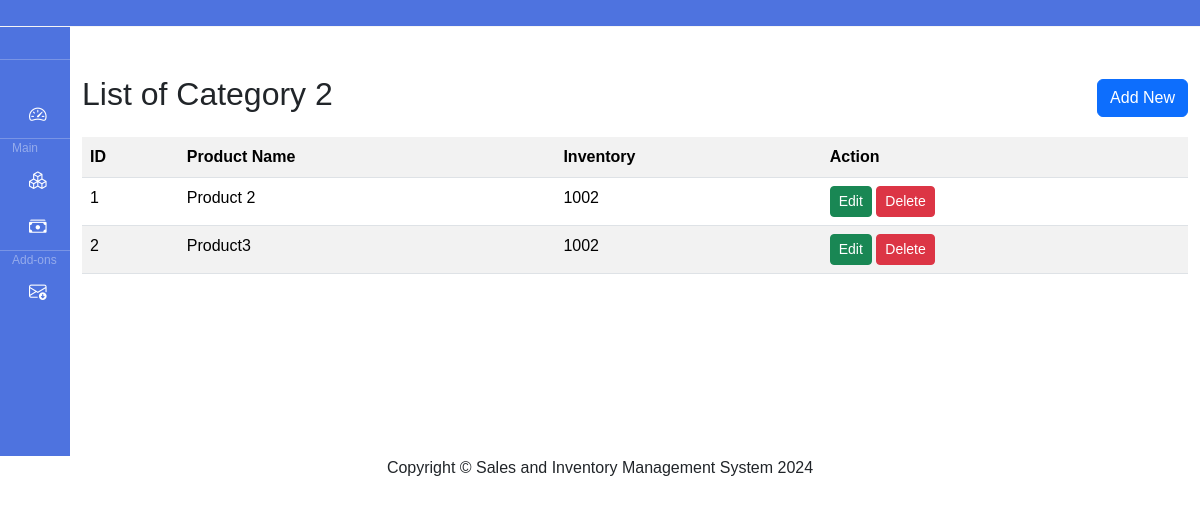
/List/list-of-tasks/public/category2s (signed in), run on the app's committed database.
### tables this page shows
CREATE TABLE `category2s` (
  `id` int(11) NOT NULL,
  `product_name` varchar(50) NOT NULL,
  `inventory` varchar(50) NOT NULL
);

### List/list-of-tasks/app/controllers/Category2s.php (called while the page is built, shortened)
<?php
class Category2s extends Controller
{
  public function index()
  {
    $user = new Category2();
    $data = $user->findAll();
    $this->view('category2s/index', [
      'category2s' => $data
    ]);
  }
}

### List/list-of-tasks/app/core/App.php (called while the page is built, shortened)
<?php
class App
{
  protected $method = 'index';
  public function __construct()
  {
    $url = $this->splitUrl();
    if (isset($url[0])) {
      if (file_exists('../app/controllers/' . ucfirst($url[0]) . '.php')) {
        unset($url[0]);
      } else {
        $this->controller = '_404';
      }
    }
    $this->controller = new $this->controller;
    $this->params = $url ? array_values($url) : [];
    call_user_func_array([$this->controller, $this->method], $this->params);
  }
  private function splitUrl()
  {
    if (isset($_GET['url'])) {
      $url = explode('/', trim($_GET['url'], '/'));
      return $url;
    }
  }
}

### List/list-of-tasks/public/index.php (called while the page is built, shortened)
<?php
$app = new App();

### List/list-of-tasks/app/core/Database.php (called while the page is built)
<?php
class Database
{
  public function connect()
  {
    $string = "mysql:host=" . DB_HOST . ";dbname=" . DB_NAME;
    $con = new PDO($string, DB_USER, DB_PASS);
    return $con;
  }
  public function query($query, $data = [])
  {
    $con = $this->connect();
    $stm = $con->prepare($query);
    $check = $stm->execute($data);
    if ($check) {
      $result = $stm->fetchAll(PDO::FETCH_OBJ);
      if (is_array($result) && count($result) > 0) {
        return $result;
      }
    }
    return false;
  }
}

### List/list-of-tasks/app/core/Model.php (called while the page is built, shortened)
<?php
class Model extends Database
{
  public function __construct()
  {
    if (!property_exists($this, 'table')) {
      $this->table = strtolower($this::class) . 's';
    }
  }
  public function findAll()
  {
    $query = "select * from  $this->table";
    $result = $this->query($query);
    if ($result) {
      return $result;
    }
    return false;
  }
}

### List/list-of-tasks/app/views/category2s/index.php (the view)
<?php include "../app/views/partials/header.php" ?>
  <div class="wrapper">
      <?php include "../app/views/partials/sidebar.php" ?>
      <div class="container mt-5">
        <div class="d-flex justify-content-between align-items-center">
          <h2>List of Category 2</h2>
          <a href="<?= ROOT ?>/category2s/create" class="btn btn-primary">Add New</a>
        </div>
        <table class="table table-striped mt-3">
          <tr>
            <th>ID</th>
            <th>Product Name</th>
            <th>Inventory</th>
            <th>Action</th>
          </tr>
          <?php foreach ($category2s as $row) { ?>
            <tr>
              <td>
                <?= $row->id ?>
              </td>
              <td>
                <?= $row->product_name ?>
              </td>
              <td>
                <?= $row->inventory ?>
              </td>
              <td>
                <a href="<?= ROOT ?>/category2s/edit/<?= $row->id ?>" class="btn btn-success btn-sm">Edit</a>
                <a href="<?= ROOT ?>/category2s/delete/<?= $row->id ?>" class="btn btn-danger btn-sm">Delete</a>
              </td>
            </tr>
          <?php } ?>
        </table>
      </div>
  </div>
<?php include "../app/views/partials/footer.php" ?>

### List/list-of-tasks/public/style.css (style rules this page uses)
a { text-decoration: none !important; color: #0e2238; }
body { font-family: 'Poppins', sans-serif; }
.wrapper { display: flex; }

### data on the page
category2s: id "1", product_name "Product 2", inventory "1002"
category2s: id "2", product_name "Product3", inventory "1002"
